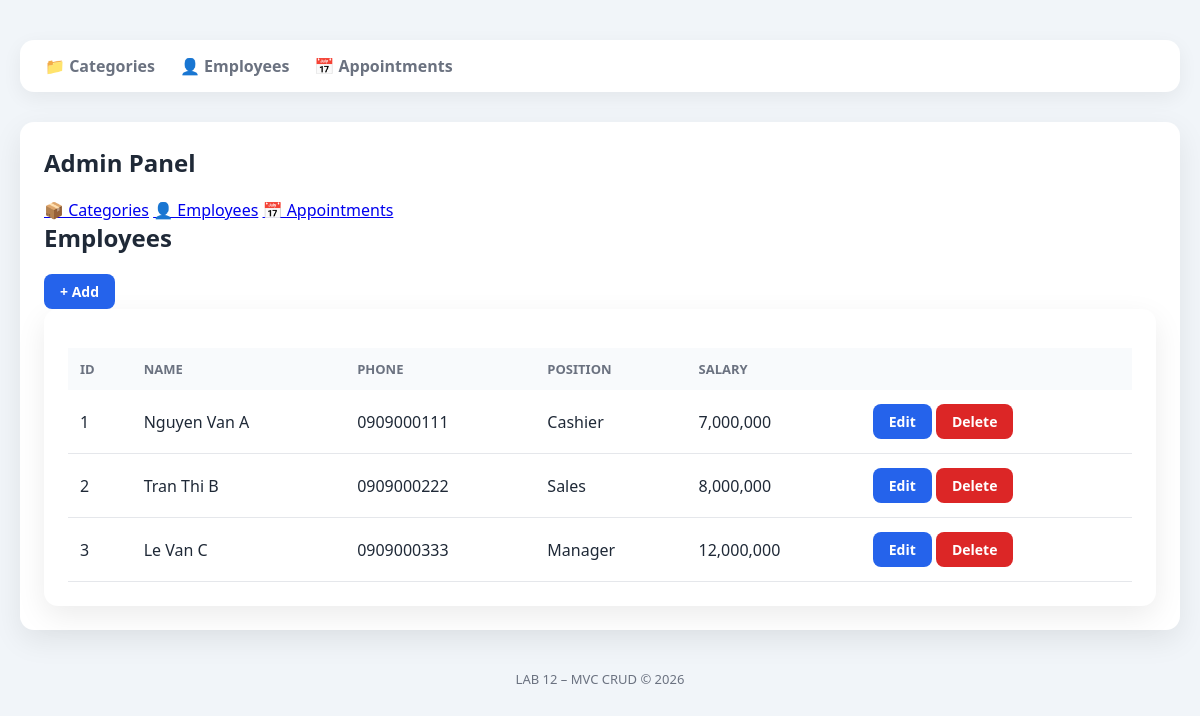
The app's page /public/index.php?c=employee with its own data.
### tables this page shows
CREATE TABLE employees (
    id INT AUTO_INCREMENT PRIMARY KEY,
    full_name VARCHAR(120) NOT NULL,
    phone VARCHAR(20) NOT NULL,
    position VARCHAR(80) NOT NULL,
    salary INT DEFAULT 0,
    created_at TIMESTAMP DEFAULT CURRENT_TIMESTAMP
);

### core/Controller.php (called while the page is built, shortened)
<?php
class Controller {
    protected function view($view, $data = []) {
        extract($data);
        require "../app/Views/$view.php";
        $content = ob_get_clean();
        require "../app/Views/layout.php";
    }
}

### app/Controllers/EmployeeController.php (called while the page is built, shortened)
<?php
require_once '../core/Controller.php';
require_once '../app/Models/Employee.php';
class EmployeeController extends Controller {
    public function index() {
        $employees = (new Employee())->all($_GET['q'] ?? '');
        $this->view('employees/index', compact('employees'));
    }
}

### core/Router.php (called while the page is built, shortened)
<?php
class Router {
    public static function dispatch() {
        $a = $_GET['a'] ?? 'index';
        $controller = new $controllerName();
        $controller->$a();
    }
}

### public/index.php (called while the page is built)
<?php
require '../config/database.php';
require '../core/Database.php';
require '../core/Controller.php';
require '../core/Router.php';
Router::dispatch();

### config/database.php (called while the page is built)
<?php
return [
    'host'   => 'localhost',
    'dbname' => 'lab12',
    'user'   => 'root',
    'pass'   => '',
];

### core/Database.php (called while the page is built)
<?php
class Database
{
    private static ?PDO $instance = null;
    public static function getInstance(): PDO
    {
        if (self::$instance === null) {
            $config = require __DIR__ . '/../config/database.php';
            $dsn = "mysql:host={$config['host']};dbname={$config['dbname']};charset=utf8mb4";
            self::$instance = new PDO(
                $dsn,
                $config['user'],
                $config['pass'],
                [
                    PDO::ATTR_ERRMODE => PDO::ERRMODE_EXCEPTION,
                    PDO::ATTR_DEFAULT_FETCH_MODE => PDO::FETCH_ASSOC
                ]
            );
        }
        return self::$instance;
    }
}

### app/Models/Employee.php (called while the page is built, shortened)
<?php
class Employee {
    private PDO $db;
    public function __construct() {
        $this->db = Database::getInstance();
    }
    public function all(string $q = ''): array {
        $stm = $this->db->prepare(
            "SELECT * FROM employees
             WHERE full_name LIKE ? OR phone LIKE ?"
        );
        $stm->execute(["%$q%", "%$q%"]);
        return $stm->fetchAll();
    }
}

### app/Views/employees/index.php (the view)
<?php require '../app/Views/layouts/header.php'; ?>
<?php require '../app/Views/layouts/sidebar.php'; ?>
<h2>Employees</h2>
<a class="btn" href="index.php?c=employee&a=create">+ Add</a>
<div class="card">
<table>
<tr>
  <th>ID</th><th>Name</th><th>Phone</th>
  <th>Position</th><th>Salary</th><th></th>
</tr>
<?php foreach($employees as $e): ?>
<tr>
<td><?= $e['id'] ?></td>
<td><?= htmlspecialchars($e['full_name']) ?></td>
<td><?= htmlspecialchars($e['phone']) ?></td>
<td><?= htmlspecialchars($e['position']) ?></td>
<td><?= number_format($e['salary']) ?></td>
<td>
<a class="btn" href="index.php?c=employee&a=edit&id=<?= $e['id'] ?>">Edit</a>
<a class="btn btn-danger"
onclick="return confirm('Delete?')"
href="index.php?c=employee&a=delete&id=<?= $e['id'] ?>">Delete</a>
</td>
</tr>
<?php endforeach ?>
</table>
</div>
<?php require '../app/Views/layouts/footer.php'; ?>

### app/Views/layouts/header.php (shortened to what this page needs)
<!DOCTYPE html>
<html lang="vi">
<head>
<link rel="stylesheet" href="/assets/css/style.css">
</head>
<body>
<div class="wrapper">

### app/Views/layouts/sidebar.php
<div class="sidebar">
  <h2>Admin Panel</h2>
  <a href="index.php?c=category">📦 Categories</a>
  <a href="index.php?c=employee">👤 Employees</a>
  <a href="index.php?c=appointment">📅 Appointments</a>
</div>
<div class="content">

### app/Views/layouts/footer.php
</div>
</div>
</body>
</html>

### app/Views/layout.php (shortened to what this page needs)
<!DOCTYPE html>
<html lang="vi">
<head>
    <link rel="stylesheet" href="/lab12/public/assets/css/style.css">
</head>
<body>
<div class="container">
    <div class="navbar">
        <a href="index.php?c=category">📁 Categories</a>
        <a href="index.php?c=employee">👤 Employees</a>
        <a href="index.php?c=appointment">📅 Appointments</a>
    </div>
    <div class="card">
        <?= $content ?>
    </div>
    <div class="footer">
        LAB 12 – MVC CRUD © 2026
    </div>
</div>
</body>
</html>

### public/assets/css/style.css (style rules this page uses)
:root { --primary: #2563eb; --primary-dark: #1e40af; --bg: #f1f5f9; --card: #ffffff; --text: #1f2937; --muted: #6b7280; --danger: #dc2626; --success: #16a34a; }
* { box-sizing: border-box; }
body { margin: 0; font-family: 'Segoe UI', system-ui, Arial, sans-serif; background: var(--bg); color: var(--text); }
.container { max-width: 1200px; margin: 40px auto; padding: 0 20px; }
.card { background: var(--card); border-radius: 14px; padding: 24px; box-shadow: 0 10px 30px rgba(0,0,0,.08); }
h1, h2 { margin: 0 0 20px; font-weight: 700; }
.navbar { display: flex; gap: 25px; padding: 15px 25px; background: var(--card); border-radius: 14px; box-shadow: 0 6px 20px rgba(0,0,0,.06); margin-bottom: 30px; }
.navbar a { text-decoration: none; color: var(--muted); font-weight: 600; }
.btn { display: inline-block; padding: 8px 16px; border-radius: 8px; background: var(--primary); color: #fff; text-decoration: none; font-size: 14px; font-weight: 600; }
.btn-danger { background: var(--danger); }
table { width: 100%; border-collapse: collapse; margin-top: 15px; }
table th { background: #f8fafc; color: var(--muted); text-align: left; padding: 12px; font-size: 13px; text-transform: uppercase; }
table td { padding: 14px 12px; border-bottom: 1px solid #e5e7eb; }
.footer { text-align: center; margin-top: 40px; color: var(--muted); font-size: 13px; }

### records on screen
employees: id "1", full_name "Nguyen Van A", phone "0909000111", position "Cashier", salary "7,000,000"
employees: id "2", full_name "Tran Thi B", phone "0909000222", position "Sales", salary "8,000,000"
employees: id "3", full_name "Le Van C", phone "0909000333", position "Manager", salary "12,000,000"
